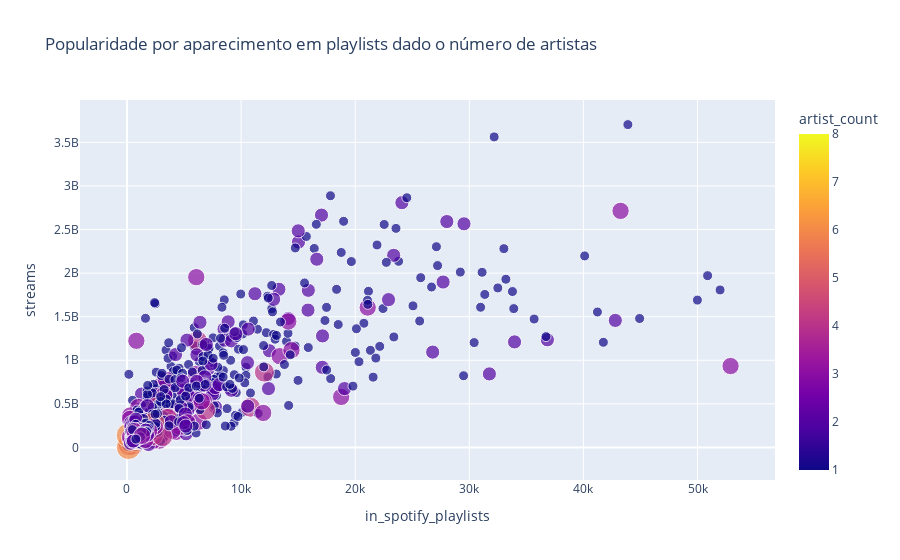

The code cell stored with this chart in its notebook:
### Markdown cell above
É intuitivo pensar que, quanto mais popular um música for, mais as pessoas irão adicioná-las e suas playlists, porém o quanto a quantidade de artistas nessa música pode influenciar essa análise?

### Code cell
px.scatter(df, size='artist_count', y='streams', x='in_spotify_playlists', color='artist_count', title = 'Popularidade por aparecimento em playlists dado o número de artistas')

### Figure 1 — Plotly figure (JSON) as saved in the notebook; plotly's stock layout.template omitted (floating-point values rounded to 4 significant figures; data arrays with more than 128 entries replaced by an {"elided": "..."} marker saying what was removed)
{"data": [{"hovertemplate": "in_spotify_playlists=%{x}<br>streams=%{y}<br>artist_count=%{marker.color}<extra></extra>", "legendgroup": "", "marker": {"color": {"elided": "952 int values"}, "coloraxis": "coloraxis", "size": {"elided": "952 int values"}, "sizemode": "area", "sizeref": 0.02, "symbol": "circle"}, "mode": "markers", "name": "", "orientation": "v", "showlegend": false, "type": "scatter", "x": {"elided": "952 int values"}, "xaxis": "x", "y": {"elided": "952 int values"}, "yaxis": "y"}], "layout": {"coloraxis": {"colorbar": {"title": {"text": "artist_count"}}, "colorscale": [[0, "#0d0887"], [0.1111, "#46039f"], [0.2222, "#7201a8"], [0.3333, "#9c179e"], [0.4444, "#bd3786"], [0.5556, "#d8576b"], [0.6667, "#ed7953"], [0.7778, "#fb9f3a"], [0.8889, "#fdca26"], [1, "#f0f921"]]}, "legend": {"itemsizing": "constant", "tracegroupgap": 0}, "title": {"text": "Popularidade por aparecimento em playlists dado o número de artistas"}, "xaxis": {"anchor": "y", "domain": [0, 1], "title": {"text": "in_spotify_playlists"}}, "yaxis": {"anchor": "x", "domain": [0, 1], "title": {"text": "streams"}}}}
